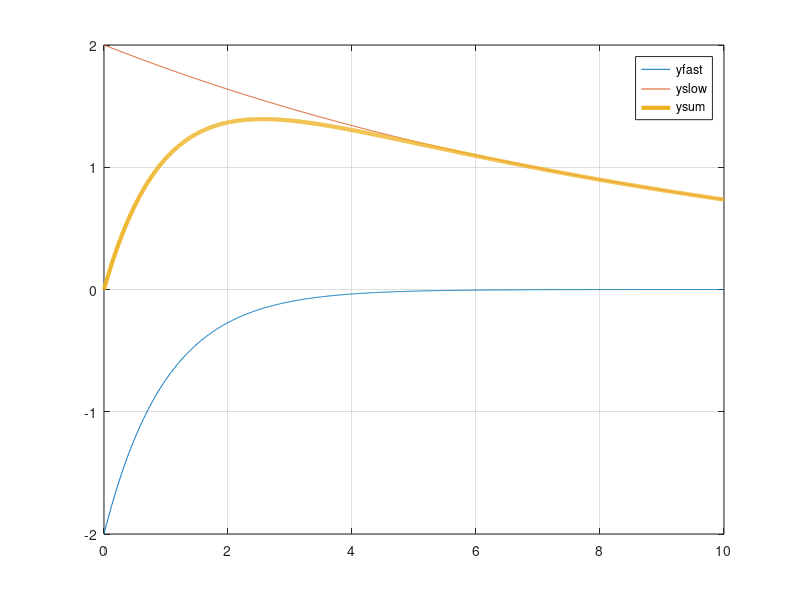

MATLAB code to generate this figure:
%% Sum of exponentials
t=0:0.01:10;
tauFast=1;
tauSlow=10; %In the two rate-model tauSlow is actually greater than tauFast. 
            %In the gain model instead the two time constants are equal and therefore the rebound effect is not present
y0fast = -2;
y0slow = +2;
yfast = y0fast*exp(-t/tauFast);
yslow = y0slow*exp(-t/tauSlow);
ysum=yfast+yslow;

figure
plot(t,yfast,t,yslow,t,ysum,'LineWidth',3);
grid on
legend('yfast','yslow','ysum')
